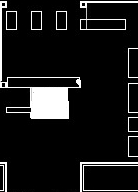
%> input picture code/grundrissplan2.jpg, 138 x 192 px
$ octave main.m   (GNU Octave 9; MATLAB toolbox functions it lacks are replaced by stand-ins)
%> lines starting %> are read from the running program, lines starting %| are printed output that depends on the picture; in (x1, y1, x2, y2) boxes, pixels count from 0 and x2, y2 are one past the last pixel; in counts of white or black regions, pixels touching at a corner belong together; the program's own positions count from 1
### code/decision.m
function [Data] = decision(Data,Prob_menu,Aktivagent)


if Data.activ(Aktivagent) == 1

   aa = rand;

    if aa<=Prob_menu(1) ;
                Data.menu(Aktivagent)=1;
    elseif aa>Prob_menu(1) && Prob_menu(2)>=aa
                Data.menu(Aktivagent)=2;
    elseif aa>Prob_menu(2) && Prob_menu(3)>=aa
                Data.menu(Aktivagent)=3;
    elseif aa>Prob_menu(3) && Prob_menu(4)>=aa
                Data.menu(Aktivagent)=4;

    end
end
end


### code/main.m
clear all  clc;


%Agents generals

% Wahrscheinlichkeit, dass ein Agent kommt
Prob_agentpertime=@(t) exp(t^2);
Data.N = 11; % Anzahl Agents
Data.number = (1:Data.N); % Nummerierung
Data.menu=zeros(Data.N,1); % Zeigt gewähltes Menu an
Data.cash=zeros(Data.N,1); % zeigt gewählte Kasse
Data.coord=zeros(Data.N, 2); % Koordinaten x = 1 y = 2
Data.activ=zeros(Data.N,1) ; % Zeigt Welchen Ort (Essen oder Kass) er aufsucht

%Parameter
Essensausgabebereich=5;     %
tend=1;                     % Stunden 11:30-13:30 SChlusseinstellung 2
b=2;                         %Breite
a=2;                         % Schrittweite
Prob_cash = [0.2 0.7 1];     % Beliebtheit der Menus
Prob_menu = [0.3 0.5 0.8 1];   % Gewählte Kasse
dt= 0.0002777777;           % Zeitschritt
Aktivagent=1;
t=0;

%Bild
A = imread('grundrissplan2.jpg','jpg')/255; % Altergrndrissplan Mensa
%> A: size 192x138 uint8; values 0 (black) and 1 (white), 10% white; 13 white regions, largest, box (x1, y1, x2, y2) and area: (0, 1, 81, 119) 1646, (80, 1, 138, 30) 272, (80, 162, 138, 192) 172
%initialize the arrays
n=size(A,1);
%> n = 192
m=size(A,2);
%> m = 138
z = zeros(n,m);
cells=A;
cells(1:45,140:150)=1;
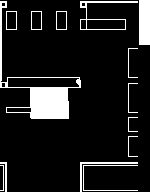
%> cells: size 192x150 uint8; values 0 (black) and 1 (white), 11% white; 14 white regions, largest, box (x1, y1, x2, y2) and area: (0, 1, 81, 119) 1646, (139, 0, 150, 45) 495, (80, 1, 138, 30) 272
cells(1:192,135:140)=2;
cells(1:192,1:5)=2;
cells(1:5,1:140)=2;
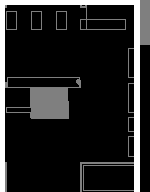
%> cells: size 192x150 uint8; min 0, max 2, mean 0.285; drawn with min black and max white
%how long for each case to stability or simple oscillators

%build an image and display it
imh = image(cat(3,cells));
set(imh, 'erasemode', 'none')
%axis equal
%axis tight

%index definition for cell update
x = 1:m;
%> x = 138 values from 1 to 138
y = 1:n;
%> y = 192 values from 1 to 192

% Y : 1 Zeile X: 2. Zeile
startpoint= [180 ; 60];
endpoint(:,:,1)=[ 130; 130];    %Suppe
endpoint(:,:,2)=[150 ; 130];    %Pizza
endpoint(:,:,3)=[98;130];      %Menu1
endpoint(:,:,4)=[60;130];       %Spezial
endpoint(:,:,5)=[30;30];        %Cashnr1
endpoint(:,:,6)=[30;38];        %Cashnr2
endpoint(:,:,7)=[30;60];        %Cashnr3

for i=1:Data.N
Data.coord(i,1)=startpoint(1);
Data.coord(i,2)=startpoint(2);
end
%> the run ends on the next line

while t<= tend
     %% Die Agents kommen zu einer Prob_agentpertime Wahrscheinlichkeit
     %% pro zeitiiiteration hinein
    if Aktivagent <= Data.N
        if Data.activ(Aktivagent)==1
            Aktivagent=Aktivagent+1;  %INdex Aktivagent wird
            % Durch die Anzahl Agents durchgezählt
        elseif rand(1)<=Prob_agentpertime(t) % Bestimmt ob aktiviert oder
            % nicht
            Data.activ(Aktivagent)=1; %Aktivierung
            [Data] = decision(Data,Prob_menu,Aktivagent);

        end

    end


    %% Decision making
    % Ordnet allen Agents, welche eine Änderung in Data.activ erfahren
    % haben ein Menu resp Kasse zu


    %%%%%% Zellen aktuallisierung
    %%%%%%%%%%%%%%%%%%%%%%%%%%%%%%%%%%%%%%%%%%%%%%%%%%%%%%%%%%%%%%%%
    for i=min(find(Data.activ==1)):max(find(Data.activ==1));
        if Data.activ(i)==1
    cells(Data.coord(i,1)-b:Data.coord(i,1)+b,Data.coord(i,2)-b:Data.coord(i,2)+b)=0;
       [Data]=Bewegung(Data,i,endpoint,b,a,cells)  ;

$ run again, with code/grundrissplan3.jpg copied over code/grundrissplan2.jpg
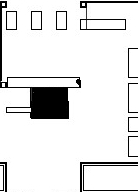
%> input picture code/grundrissplan3.jpg, 138 x 192 px
%> A: size 192x138 uint8; values 0 (black) and 1 (white), 90% white; 13 black regions, largest, box (x1, y1, x2, y2) and area: (0, 1, 81, 119) 1646, (80, 1, 138, 30) 272, (80, 162, 138, 192) 172
%> `cells(1:45,140:150)=1;`:
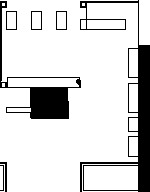
%> cells: size 192x150 uint8; values 0 (black) and 1 (white), 84.5% white; 7 black regions, largest, box (x1, y1, x2, y2) and area: (80, 0, 150, 192) 2555, (0, 1, 81, 119) 1646, (0, 162, 7, 192) 70
%> `cells(1:5,1:140)=2;`:
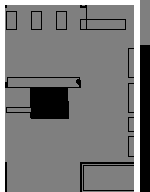
%> cells: size 192x150 uint8; min 0, max 2, mean 0.967; drawn with min black and max white
